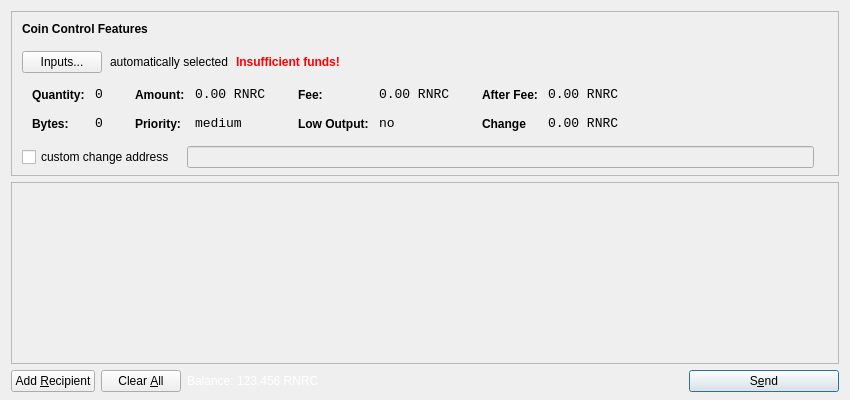
<?xml version="1.0" encoding="UTF-8"?>
<ui version="4.0">
 <class>SendCoinsDialog</class>
 <widget class="QDialog" name="SendCoinsDialog">
  <property name="geometry">
   <rect>
    <x>0</x>
    <y>0</y>
    <width>850</width>
    <height>400</height>
   </rect>
  </property>
  <property name="windowTitle">
   <string>Send Coins</string>
  </property>
  <layout class="QVBoxLayout" name="verticalLayout" stretch="0,1,0">
   <property name="bottomMargin">
    <number>8</number>
   </property>
   <item>
    <widget class="QFrame" name="frameCoinControl">
     <property name="sizePolicy">
      <sizepolicy hsizetype="Expanding" vsizetype="Expanding">
       <horstretch>0</horstretch>
       <verstretch>0</verstretch>
      </sizepolicy>
     </property>
     <property name="maximumSize">
      <size>
       <width>16777215</width>
       <height>16777215</height>
      </size>
     </property>
     <property name="frameShape">
      <enum>QFrame::StyledPanel</enum>
     </property>
     <property name="frameShadow">
      <enum>QFrame::Sunken</enum>
     </property>
     <layout class="QVBoxLayout" name="verticalLayoutCoinControl2">
      <property name="spacing">
       <number>-1</number>
      </property>
      <property name="leftMargin">
       <number>0</number>
      </property>
      <property name="topMargin">
       <number>0</number>
      </property>
      <property name="rightMargin">
       <number>0</number>
      </property>
      <property name="bottomMargin">
       <number>6</number>
      </property>
      <item>
       <layout class="QVBoxLayout" name="verticalLayoutCoinControl" stretch="0,0,0,0,1">
        <property name="spacing">
         <number>0</number>
        </property>
        <property name="leftMargin">
         <number>10</number>
        </property>
        <property name="topMargin">
         <number>10</number>
        </property>
        <item>
         <layout class="QHBoxLayout" name="horizontalLayoutCoinControl1">
          <property name="bottomMargin">
           <number>15</number>
          </property>
          <item>
           <widget class="QLabel" name="labelCoinControlFeatures">
            <property name="sizePolicy">
             <sizepolicy hsizetype="Preferred" vsizetype="Maximum">
              <horstretch>0</horstretch>
              <verstretch>0</verstretch>
             </sizepolicy>
            </property>
            <property name="font">
             <font>
              <weight>75</weight>
              <bold>true</bold>
             </font>
            </property>
            <property name="styleSheet">
             <string notr="true">font-weight:bold;</string>
            </property>
            <property name="text">
             <string>Coin Control Features</string>
            </property>
           </widget>
          </item>
         </layout>
        </item>
        <item>
         <layout class="QHBoxLayout" name="horizontalLayoutCoinControl2" stretch="0,0,0,0">
          <property name="spacing">
           <number>8</number>
          </property>
          <property name="bottomMargin">
           <number>10</number>
          </property>
          <item>
           <widget class="QPushButton" name="pushButtonCoinControl">
            <property name="styleSheet">
             <string notr="true"/>
            </property>
            <property name="text">
             <string>Inputs...</string>
            </property>
           </widget>
          </item>
          <item>
           <widget class="QLabel" name="labelCoinControlAutomaticallySelected">
            <property name="text">
             <string>automatically selected</string>
            </property>
            <property name="margin">
             <number>5</number>
            </property>
           </widget>
          </item>
          <item>
           <widget class="QLabel" name="labelCoinControlInsuffFunds">
            <property name="font">
             <font>
              <weight>75</weight>
              <bold>true</bold>
             </font>
            </property>
            <property name="styleSheet">
             <string notr="true">color:red;font-weight:bold;</string>
            </property>
            <property name="text">
             <string>Insufficient funds!</string>
            </property>
            <property name="margin">
             <number>5</number>
            </property>
           </widget>
          </item>
          <item>
           <spacer name="horizontalSpacerCoinControl">
            <property name="orientation">
             <enum>Qt::Horizontal</enum>
            </property>
            <property name="sizeHint" stdset="0">
             <size>
              <width>40</width>
              <height>1</height>
             </size>
            </property>
           </spacer>
          </item>
         </layout>
        </item>
        <item>
         <widget class="QWidget" name="widgetCoinControl" native="true">
          <property name="sizePolicy">
           <sizepolicy hsizetype="Preferred" vsizetype="Preferred">
            <horstretch>0</horstretch>
            <verstretch>0</verstretch>
           </sizepolicy>
          </property>
          <property name="minimumSize">
           <size>
            <width>0</width>
            <height>0</height>
           </size>
          </property>
          <property name="styleSheet">
           <string notr="true"/>
          </property>
          <layout class="QHBoxLayout" name="horizontalLayoutCoinControl5">
           <property name="margin">
            <number>0</number>
           </property>
           <item>
            <layout class="QHBoxLayout" name="horizontalLayoutCoinControl3" stretch="0,0,0,1">
             <property name="spacing">
              <number>20</number>
             </property>
             <property name="topMargin">
              <number>0</number>
             </property>
             <property name="bottomMargin">
              <number>10</number>
             </property>
             <item>
              <layout class="QFormLayout" name="formLayoutCoinControl1">
               <property name="horizontalSpacing">
                <number>10</number>
               </property>
               <property name="verticalSpacing">
                <number>14</number>
               </property>
               <property name="leftMargin">
                <number>10</number>
               </property>
               <property name="topMargin">
                <number>4</number>
               </property>
               <property name="rightMargin">
                <number>6</number>
               </property>
               <item row="0" column="0">
                <widget class="QLabel" name="labelCoinControlQuantityText">
                 <property name="styleSheet">
                  <string notr="true">font-weight:bold;</string>
                 </property>
                 <property name="text">
                  <string>Quantity:</string>
                 </property>
                 <property name="margin">
                  <number>0</number>
                 </property>
                </widget>
               </item>
               <item row="0" column="1">
                <widget class="QLabel" name="labelCoinControlQuantity">
                 <property name="font">
                  <font>
                   <family>Monospace</family>
                   <pointsize>10</pointsize>
                  </font>
                 </property>
                 <property name="cursor">
                  <cursorShape>IBeamCursor</cursorShape>
                 </property>
                 <property name="contextMenuPolicy">
                  <enum>Qt::ActionsContextMenu</enum>
                 </property>
                 <property name="text">
                  <string>0</string>
                 </property>
                 <property name="margin">
                  <number>0</number>
                 </property>
                 <property name="textInteractionFlags">
                  <set>Qt::LinksAccessibleByMouse|Qt::TextSelectableByKeyboard|Qt::TextSelectableByMouse</set>
                 </property>
                </widget>
               </item>
               <item row="1" column="0">
                <widget class="QLabel" name="labelCoinControlBytesText">
                 <property name="styleSheet">
                  <string notr="true">font-weight:bold;</string>
                 </property>
                 <property name="text">
                  <string>Bytes:</string>
                 </property>
                </widget>
               </item>
               <item row="1" column="1">
                <widget class="QLabel" name="labelCoinControlBytes">
                 <property name="font">
                  <font>
                   <family>Monospace</family>
                   <pointsize>10</pointsize>
                  </font>
                 </property>
                 <property name="cursor">
                  <cursorShape>IBeamCursor</cursorShape>
                 </property>
                 <property name="contextMenuPolicy">
                  <enum>Qt::ActionsContextMenu</enum>
                 </property>
                 <property name="text">
                  <string>0</string>
                 </property>
                 <property name="textInteractionFlags">
                  <set>Qt::LinksAccessibleByMouse|Qt::TextSelectableByKeyboard|Qt::TextSelectableByMouse</set>
                 </property>
                </widget>
               </item>
              </layout>
             </item>
             <item>
              <layout class="QFormLayout" name="formLayoutCoinControl2">
               <property name="horizontalSpacing">
                <number>10</number>
               </property>
               <property name="verticalSpacing">
                <number>14</number>
               </property>
               <property name="leftMargin">
                <number>6</number>
               </property>
               <property name="topMargin">
                <number>4</number>
               </property>
               <property name="rightMargin">
                <number>6</number>
               </property>
               <item row="0" column="0">
                <widget class="QLabel" name="labelCoinControlAmountText">
                 <property name="styleSheet">
                  <string notr="true">font-weight:bold;</string>
                 </property>
                 <property name="text">
                  <string>Amount:</string>
                 </property>
                 <property name="margin">
                  <number>0</number>
                 </property>
                </widget>
               </item>
               <item row="0" column="1">
                <widget class="QLabel" name="labelCoinControlAmount">
                 <property name="font">
                  <font>
                   <family>Monospace</family>
                   <pointsize>10</pointsize>
                  </font>
                 </property>
                 <property name="cursor">
                  <cursorShape>IBeamCursor</cursorShape>
                 </property>
                 <property name="contextMenuPolicy">
                  <enum>Qt::ActionsContextMenu</enum>
                 </property>
                 <property name="text">
                  <string>0.00 RNRC</string>
                 </property>
                 <property name="textInteractionFlags">
                  <set>Qt::LinksAccessibleByMouse|Qt::TextSelectableByKeyboard|Qt::TextSelectableByMouse</set>
                 </property>
                </widget>
               </item>
               <item row="1" column="0">
                <widget class="QLabel" name="labelCoinControlPriorityText">
                 <property name="styleSheet">
                  <string notr="true">font-weight:bold;</string>
                 </property>
                 <property name="text">
                  <string>Priority:</string>
                 </property>
                </widget>
               </item>
               <item row="1" column="1">
                <widget class="QLabel" name="labelCoinControlPriority">
                 <property name="font">
                  <font>
                   <family>Monospace</family>
                   <pointsize>10</pointsize>
                  </font>
                 </property>
                 <property name="cursor">
                  <cursorShape>IBeamCursor</cursorShape>
                 </property>
                 <property name="contextMenuPolicy">
                  <enum>Qt::ActionsContextMenu</enum>
                 </property>
                 <property name="text">
                  <string>medium</string>
                 </property>
                 <property name="textInteractionFlags">
                  <set>Qt::LinksAccessibleByMouse|Qt::TextSelectableByKeyboard|Qt::TextSelectableByMouse</set>
                 </property>
                </widget>
               </item>
              </layout>
             </item>
             <item>
              <layout class="QFormLayout" name="formLayoutCoinControl3">
               <property name="horizontalSpacing">
                <number>10</number>
               </property>
               <property name="verticalSpacing">
                <number>14</number>
               </property>
               <property name="leftMargin">
                <number>6</number>
               </property>
               <property name="topMargin">
                <number>4</number>
               </property>
               <property name="rightMargin">
                <number>6</number>
               </property>
               <item row="0" column="0">
                <widget class="QLabel" name="labelCoinControlFeeText">
                 <property name="styleSheet">
                  <string notr="true">font-weight:bold;</string>
                 </property>
                 <property name="text">
                  <string>Fee:</string>
                 </property>
                 <property name="margin">
                  <number>0</number>
                 </property>
                </widget>
               </item>
               <item row="0" column="1">
                <widget class="QLabel" name="labelCoinControlFee">
                 <property name="font">
                  <font>
                   <family>Monospace</family>
                   <pointsize>10</pointsize>
                  </font>
                 </property>
                 <property name="cursor">
                  <cursorShape>IBeamCursor</cursorShape>
                 </property>
                 <property name="contextMenuPolicy">
                  <enum>Qt::ActionsContextMenu</enum>
                 </property>
                 <property name="text">
                  <string>0.00 RNRC</string>
                 </property>
                 <property name="textInteractionFlags">
                  <set>Qt::LinksAccessibleByMouse|Qt::TextSelectableByKeyboard|Qt::TextSelectableByMouse</set>
                 </property>
                </widget>
               </item>
               <item row="1" column="0">
                <widget class="QLabel" name="labelCoinControlLowOutputText">
                 <property name="styleSheet">
                  <string notr="true">font-weight:bold;</string>
                 </property>
                 <property name="text">
                  <string>Low Output:</string>
                 </property>
                </widget>
               </item>
               <item row="1" column="1">
                <widget class="QLabel" name="labelCoinControlLowOutput">
                 <property name="font">
                  <font>
                   <family>Monospace</family>
                   <pointsize>10</pointsize>
                  </font>
                 </property>
                 <property name="cursor">
                  <cursorShape>IBeamCursor</cursorShape>
                 </property>
                 <property name="contextMenuPolicy">
                  <enum>Qt::ActionsContextMenu</enum>
                 </property>
                 <property name="text">
                  <string>no</string>
                 </property>
                 <property name="textInteractionFlags">
                  <set>Qt::LinksAccessibleByMouse|Qt::TextSelectableByKeyboard|Qt::TextSelectableByMouse</set>
                 </property>
                </widget>
               </item>
              </layout>
             </item>
             <item>
              <layout class="QFormLayout" name="formLayoutCoinControl4">
               <property name="horizontalSpacing">
                <number>10</number>
               </property>
               <property name="verticalSpacing">
                <number>14</number>
               </property>
               <property name="leftMargin">
                <number>6</number>
               </property>
               <property name="topMargin">
                <number>4</number>
               </property>
               <property name="rightMargin">
                <number>6</number>
               </property>
               <item row="0" column="0">
                <widget class="QLabel" name="labelCoinControlAfterFeeText">
                 <property name="styleSheet">
                  <string notr="true">font-weight:bold;</string>
                 </property>
                 <property name="text">
                  <string>After Fee:</string>
                 </property>
                 <property name="margin">
                  <number>0</number>
                 </property>
                </widget>
               </item>
               <item row="0" column="1">
                <widget class="QLabel" name="labelCoinControlAfterFee">
                 <property name="font">
                  <font>
                   <family>Monospace</family>
                   <pointsize>10</pointsize>
                  </font>
                 </property>
                 <property name="cursor">
                  <cursorShape>IBeamCursor</cursorShape>
                 </property>
                 <property name="contextMenuPolicy">
                  <enum>Qt::ActionsContextMenu</enum>
                 </property>
                 <property name="text">
                  <string>0.00 RNRC</string>
                 </property>
                 <property name="textInteractionFlags">
                  <set>Qt::LinksAccessibleByMouse|Qt::TextSelectableByKeyboard|Qt::TextSelectableByMouse</set>
                 </property>
                </widget>
               </item>
               <item row="1" column="0">
                <widget class="QLabel" name="labelCoinControlChangeText">
                 <property name="styleSheet">
                  <string notr="true">font-weight:bold;</string>
                 </property>
                 <property name="text">
                  <string>Change</string>
                 </property>
                </widget>
               </item>
               <item row="1" column="1">
                <widget class="QLabel" name="labelCoinControlChange">
                 <property name="font">
                  <font>
                   <family>Monospace</family>
                   <pointsize>10</pointsize>
                  </font>
                 </property>
                 <property name="cursor">
                  <cursorShape>IBeamCursor</cursorShape>
                 </property>
                 <property name="contextMenuPolicy">
                  <enum>Qt::ActionsContextMenu</enum>
                 </property>
                 <property name="text">
                  <string>0.00 RNRC</string>
                 </property>
                 <property name="textInteractionFlags">
                  <set>Qt::LinksAccessibleByMouse|Qt::TextSelectableByKeyboard|Qt::TextSelectableByMouse</set>
                 </property>
                </widget>
               </item>
              </layout>
             </item>
            </layout>
           </item>
          </layout>
         </widget>
        </item>
        <item>
         <layout class="QHBoxLayout" name="horizontalLayoutCoinControl4" stretch="0,0,0">
          <property name="spacing">
           <number>12</number>
          </property>
          <property name="sizeConstraint">
           <enum>QLayout::SetDefaultConstraint</enum>
          </property>
          <property name="topMargin">
           <number>5</number>
          </property>
          <property name="rightMargin">
           <number>5</number>
          </property>
          <item>
           <widget class="QCheckBox" name="checkBoxCoinControlChange">
            <property name="text">
             <string>custom change address</string>
            </property>
           </widget>
          </item>
          <item>
           <widget class="QLineEdit" name="lineEditCoinControlChange">
            <property name="enabled">
             <bool>false</bool>
            </property>
            <property name="sizePolicy">
             <sizepolicy hsizetype="Expanding" vsizetype="Fixed">
              <horstretch>0</horstretch>
              <verstretch>0</verstretch>
             </sizepolicy>
            </property>
           </widget>
          </item>
          <item>
           <widget class="QLabel" name="labelCoinControlChangeLabel">
            <property name="sizePolicy">
             <sizepolicy hsizetype="Preferred" vsizetype="Expanding">
              <horstretch>0</horstretch>
              <verstretch>0</verstretch>
             </sizepolicy>
            </property>
            <property name="minimumSize">
             <size>
              <width>0</width>
              <height>0</height>
             </size>
            </property>
            <property name="text">
             <string/>
            </property>
            <property name="margin">
             <number>3</number>
            </property>
           </widget>
          </item>
         </layout>
        </item>
        <item>
         <spacer name="verticalSpacerCoinControl">
          <property name="orientation">
           <enum>Qt::Vertical</enum>
          </property>
          <property name="sizeHint" stdset="0">
           <size>
            <width>800</width>
            <height>1</height>
           </size>
          </property>
         </spacer>
        </item>
       </layout>
      </item>
     </layout>
    </widget>
   </item>
   <item>
    <widget class="QScrollArea" name="scrollArea">
     <property name="widgetResizable">
      <bool>true</bool>
     </property>
     <widget class="QWidget" name="scrollAreaWidgetContents">
      <property name="geometry">
       <rect>
        <x>0</x>
        <y>0</y>
        <width>830</width>
        <height>165</height>
       </rect>
      </property>
      <layout class="QVBoxLayout" name="verticalLayout_2">
       <property name="margin">
        <number>0</number>
       </property>
       <item>
        <layout class="QVBoxLayout" name="entries">
         <property name="spacing">
          <number>6</number>
         </property>
        </layout>
       </item>
       <item>
        <spacer name="verticalSpacer">
         <property name="orientation">
          <enum>Qt::Vertical</enum>
         </property>
         <property name="sizeHint" stdset="0">
          <size>
           <width>20</width>
           <height>40</height>
          </size>
         </property>
        </spacer>
       </item>
      </layout>
     </widget>
    </widget>
   </item>
   <item>
    <layout class="QHBoxLayout" name="horizontalLayout">
     <item>
      <widget class="QPushButton" name="addButton">
       <property name="toolTip">
        <string>Send to multiple recipients at once</string>
       </property>
       <property name="text">
        <string>Add &amp;Recipient</string>
       </property>
       <property name="icon">
        <iconset resource="../bitcoin.qrc">
         <normaloff>:/icons/add</normaloff>:/icons/add</iconset>
       </property>
       <property name="autoDefault">
        <bool>false</bool>
       </property>
      </widget>
     </item>
     <item>
      <widget class="QPushButton" name="clearButton">
       <property name="sizePolicy">
        <sizepolicy hsizetype="Minimum" vsizetype="Fixed">
         <horstretch>0</horstretch>
         <verstretch>0</verstretch>
        </sizepolicy>
       </property>
       <property name="toolTip">
        <string>Remove all transaction fields</string>
       </property>
       <property name="text">
        <string>Clear &amp;All</string>
       </property>
       <property name="icon">
        <iconset resource="../bitcoin.qrc">
         <normaloff>:/icons/remove</normaloff>:/icons/remove</iconset>
       </property>
       <property name="autoRepeatDelay">
        <number>300</number>
       </property>
       <property name="autoDefault">
        <bool>false</bool>
       </property>
      </widget>
     </item>
     <item>
      <layout class="QHBoxLayout" name="horizontalLayout_2">
       <property name="spacing">
        <number>3</number>
       </property>
       <item>
        <widget class="QLabel" name="label">
         <property name="sizePolicy">
          <sizepolicy hsizetype="Preferred" vsizetype="Fixed">
           <horstretch>0</horstretch>
           <verstretch>0</verstretch>
          </sizepolicy>
         </property>
         <property name="styleSheet">
             <string notr="true">QLabel { color: white; }</string>
            </property>
         <property name="text">
          <string>Balance:</string>
         </property>
        </widget>
       </item>
       <item>
        <widget class="QLabel" name="labelBalance">
         <property name="sizePolicy">
          <sizepolicy hsizetype="Preferred" vsizetype="Fixed">
           <horstretch>0</horstretch>
           <verstretch>0</verstretch>
          </sizepolicy>
         </property>
         <property name="cursor">
          <cursorShape>IBeamCursor</cursorShape>
         </property>
         <property name="styleSheet">
             <string notr="true">QLabel { color: white; }</string>
            </property>
         <property name="text">
          <string>123.456 RNRC</string>
         </property>
         <property name="textInteractionFlags">
          <set>Qt::LinksAccessibleByMouse|Qt::TextSelectableByKeyboard|Qt::TextSelectableByMouse</set>
         </property>
        </widget>
       </item>
      </layout>
     </item>
     <item>
      <spacer name="horizontalSpacer">
       <property name="orientation">
        <enum>Qt::Horizontal</enum>
       </property>
       <property name="sizeHint" stdset="0">
        <size>
         <width>40</width>
         <height>20</height>
        </size>
       </property>
      </spacer>
     </item>
     <item>
      <widget class="QPushButton" name="sendButton">
       <property name="minimumSize">
        <size>
         <width>150</width>
         <height>0</height>
        </size>
       </property>
       <property name="toolTip">
        <string>Confirm the send action</string>
       </property>
       <property name="text">
        <string>S&amp;end</string>
       </property>
       <property name="icon">
        <iconset resource="../bitcoin.qrc">
         <normaloff>:/icons/send</normaloff>:/icons/send</iconset>
       </property>
       <property name="default">
        <bool>true</bool>
       </property>
      </widget>
     </item>
    </layout>
   </item>
  </layout>
 </widget>
 <resources>
  <include location="../bitcoin.qrc"/>
 </resources>
 <connections/>
</ui>
